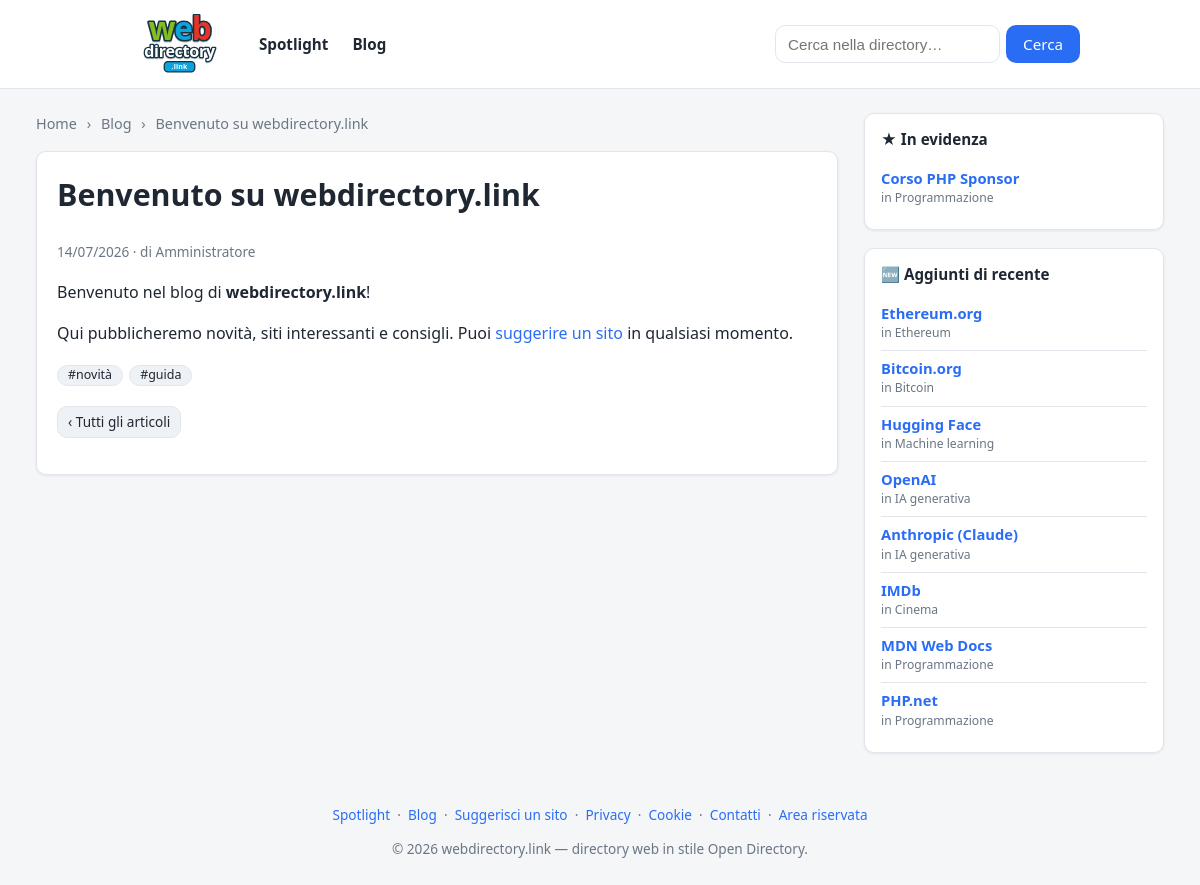
The page /blog/benvenuto on the database its author committed.
### tables this page shows
CREATE TABLE `posts` (
  `id`           INT UNSIGNED NOT NULL AUTO_INCREMENT,
  `title`        VARCHAR(200) NOT NULL,
  `slug`         VARCHAR(220) NOT NULL,
  `excerpt`      VARCHAR(500) NULL,
  `body`         MEDIUMTEXT NULL,
  `cover_image`  VARCHAR(500) NULL,
  `tags`         VARCHAR(255) NULL,
  `category_id`  INT UNSIGNED NULL,
  `is_sponsored`    TINYINT(1) NOT NULL DEFAULT 0,
  `sponsor_name`    VARCHAR(160) NULL,
  `sponsor_url`     VARCHAR(500) NULL,
  `sponsor_price`   DECIMAL(8,2) NULL,
  `sponsored_until` DATE NULL,
  `status`       ENUM('draft','published') NOT NULL DEFAULT 'draft',
  `author`       VARCHAR(120) NULL,
  `published_at` DATETIME NULL,
  `created_at`   DATETIME NOT NULL DEFAULT CURRENT_TIMESTAMP,
  PRIMARY KEY (`id`),
  UNIQUE KEY `uq_posts_slug` (`slug`),
  KEY `idx_posts_status` (`status`,`published_at`),
  KEY `idx_posts_category` (`category_id`),
  CONSTRAINT `fk_posts_category` FOREIGN KEY (`category_id`)
    REFERENCES `categories` (`id`) ON DELETE SET NULL
);

CREATE TABLE `links` (
  `id`           INT UNSIGNED NOT NULL AUTO_INCREMENT,
  `category_id`  INT UNSIGNED NOT NULL,
  `title`        VARCHAR(200) NOT NULL,
  `url`          VARCHAR(2048) NOT NULL,
  `description`  TEXT NULL,
  `status`       ENUM('approved','pending') NOT NULL DEFAULT 'approved',
  `submitted_by` VARCHAR(190) NULL,    
  `featured`         TINYINT(1) NOT NULL DEFAULT 0,    
  `featured_position` INT NOT NULL DEFAULT 0,          
  `featured_until`   DATE NULL,                        
  `image_url`    VARCHAR(2048) NULL,                   
  `latitude`     DECIMAL(10,7) NULL,                   
  `longitude`    DECIMAL(10,7) NULL,
  `address`      VARCHAR(255) NULL,                    
  `sort_order`   INT NOT NULL DEFAULT 0,
  `created_at`   DATETIME NOT NULL DEFAULT CURRENT_TIMESTAMP,
  PRIMARY KEY (`id`),
  KEY `idx_links_category` (`category_id`),
  KEY `idx_links_status` (`status`),
  KEY `idx_links_featured` (`featured`,`featured_position`),
  FULLTEXT KEY `ft_links_search` (`title`,`description`),
  CONSTRAINT `fk_links_category` FOREIGN KEY (`category_id`)
      REFERENCES `categories`(`id`) ON DELETE CASCADE
);

CREATE TABLE `categories` (
  `id`          INT UNSIGNED NOT NULL AUTO_INCREMENT,
  `parent_id`   INT UNSIGNED NULL,
  `name`        VARCHAR(160) NOT NULL,
  `slug`        VARCHAR(180) NOT NULL,
  `path`        VARCHAR(2000) NOT NULL DEFAULT '',   
  `description` TEXT NULL,
  `sort_order`  INT NOT NULL DEFAULT 0,
  `created_at`  DATETIME NOT NULL DEFAULT CURRENT_TIMESTAMP,
  PRIMARY KEY (`id`),
  KEY `idx_categories_parent` (`parent_id`),
  KEY `idx_categories_path` (`path`(191)),
  CONSTRAINT `fk_categories_parent` FOREIGN KEY (`parent_id`)
      REFERENCES `categories`(`id`) ON DELETE CASCADE
);

### app/helpers.php (called while the page is built, shortened)
<?php
function e(?string $v): string
{
    return htmlspecialchars((string) $v, ENT_QUOTES | ENT_SUBSTITUTE, 'UTF-8');
}
function url(string $path = ''): string
{
    global $CONFIG;
    $base = rtrim($CONFIG['site']['base_url'] ?? '', '/');
    $path = '/' . ltrim($path, '/');
    return $base . ($path === '/' ? '/' : $path);
}
function view(string $view, array $data = [], string $layout = 'layout'): void
{
    extract($data, EXTR_SKIP);
    require APP_PATH . '/views/' . $view . '.php';
    require APP_PATH . '/views/partials/' . $layout . '.php';
}

### app/controllers/PublicController.php (called while the page is built, shortened)
<?php
class PublicController
{
    public static function post(string $slug): void
    {
        $post = Post::findBySlug($slug);
        view('public/post', [
            'title'           => $post['title'],
            'metaDescription' => $post['excerpt'] ?: null,
            'metaImage'       => $post['cover_image'] ?: null,
            'post'            => $post,
        ]);
    }
}

### app/config.php (called while the page is built)
<?php
return [
    'db' => [
        'driver'  => getenv('DB_DRIVER') ?: 'mysql',
        'host'    => getenv('DB_HOST') ?: '127.0.0.1',
        'name'    => getenv('DB_NAME') ?: 'dircms',
        'user'    => getenv('DB_USER') ?: 'root',
        'pass'    => getenv('DB_PASS') ?: '',
        'charset' => 'utf8mb4',
    ],
    'site' => [
        'name'     => 'webdirectory.link',
        'base_url' => '',
        'url'      => getenv('SITE_URL') ?: 'https://webdirectory.link',
        'email'    => 'info@webdirectory.link',
        'owner'    => '',
    ],
    'per_page' => 20,
    'adsense' => [
        'client' => getenv('ADSENSE_CLIENT') ?: '',
        'slot'   => getenv('ADSENSE_SLOT') ?: '',
    ],
    'antispam' => [
        'enabled'  => true,
        'min_secs' => 3,
    ],
    'describe' => [
        'meta_enabled' => true,
        'ai_enabled'   => (bool) (getenv('ANTHROPIC_API_KEY')),
        'ai_api_key'   => getenv('ANTHROPIC_API_KEY') ?: '',
        'ai_model'     => 'claude-haiku-4-5',
    ],
];

### app/Database.php (called while the page is built, shortened)
<?php
class Database
{
    private static ?PDO $pdo = null;
    public static function connect(array $cfg): PDO
    {
        $dsn = sprintf(
            'mysql:host=%s;dbname=%s;charset=%s',
            $cfg['host'],
            $cfg['name'],
            $cfg['charset']
        );
        self::$pdo = new PDO($dsn, $cfg['user'], $cfg['pass'], [
            PDO::ATTR_ERRMODE            => PDO::ERRMODE_EXCEPTION,
            PDO::ATTR_DEFAULT_FETCH_MODE => PDO::FETCH_ASSOC,
            PDO::ATTR_EMULATE_PREPARES   => false,
        ]);
        return self::$pdo;
    }
    public static function pdo(): PDO
    {
        return self::$pdo;
    }
}

### app/models/Post.php (called while the page is built, shortened)
<?php
class Post
{
    public static function db(): PDO
    {
        return Database::pdo();
    }
    public static function findBySlug(string $slug): ?array
    {
        $st = self::db()->prepare(
            'SELECT p.*, c.name AS category_name, c.path AS category_path
             FROM posts p LEFT JOIN categories c ON c.id = p.category_id
             WHERE p.slug = ?'
        );
        $st->execute([$slug]);
        return $st->fetch() ?: null;
    }
    public static function splitTags(?string $tags): array
    {
        $parts = array_map('trim', explode(',', $tags));
        return array_values(array_filter($parts, fn($t) => $t !== ''));
    }
}

### app/models/Link.php (called while the page is built, shortened)
<?php
class Link
{
    public static function db(): PDO
    {
        return Database::pdo();
    }
    public static function expireFeatured(): void
    {
        $st = self::db()->prepare(
            "UPDATE links SET featured = 0
             WHERE featured = 1 AND featured_until IS NOT NULL AND featured_until < ?"
        );
        $st->execute([date('Y-m-d')]);
    }
    public static function topFeatured(int $limit): array
    {
        self::expireFeatured();
        $st = self::db()->prepare(
            "SELECT l.*, c.name AS category_name, c.path AS category_path
             FROM links l JOIN categories c ON c.id = l.category_id
             WHERE l.featured = 1 AND l.status = 'approved'
             ORDER BY l.featured_position ASC, l.created_at DESC
             LIMIT ?"
        );
        $st->bindValue(1, $limit, PDO::PARAM_INT);
        $st->execute();
        return $st->fetchAll();
    }
    public static function recent(int $limit): array
    {
        $st = self::db()->prepare(
            "SELECT l.*, c.name AS category_name, c.path AS category_path
             FROM links l JOIN categories c ON c.id = l.category_id
             WHERE l.status = 'approved'
             ORDER BY l.created_at DESC, l.id DESC
             LIMIT ?"
        );
        $st->bindValue(1, $limit, PDO::PARAM_INT);
        $st->execute();
        return $st->fetchAll();
    }
}

### app/views/public/post.php (the view, shortened to what this page needs)
<nav class="breadcrumb">
  <a href="<?= e(url('/')) ?>">Home</a>
  <span class="sep">›</span>
  <a href="<?= e(url('/blog')) ?>">Blog</a>
  <span class="sep">›</span>
  <span><?= e($post['title']) ?></span>
</nav>
<article class="panel post-single">
  <h1 style="margin-top:0"><?= e($post['title']) ?></h1>
  <div class="muted" style="font-size:.85rem; margin-bottom:16px">
    <?= e(date('d/m/Y', strtotime((string)($post['published_at'] ?? $post['created_at'])))) ?>
    <?php if (!empty($post['author'])): ?> · di <?= e($post['author']) ?><?php endif; ?>
  </div>
  <div class="post-body"><?= $post['body'] ?? '' ?></div>
  <?php $ptags = Post::splitTags($post['tags'] ?? null); ?>
  <?php if ($ptags): ?>
    <div class="post-tags" style="margin-top:18px">
      <?php foreach ($ptags as $t): ?>
        <a class="tag-chip small" href="<?= e(url('/blog') . '?tag=' . rawurlencode($t)) ?>">#<?= e($t) ?></a>
      <?php endforeach; ?>
    </div>
  <?php endif; ?>
  <p style="margin-top:20px"><a class="btn secondary small" href="<?= e(url('/blog')) ?>">‹ Tutti gli articoli</a></p>
</article>

### public/index.php (shortened to what this page needs)
<?php
$configFile = APP_PATH . '/config.php';
$CONFIG = require $configFile;
require APP_PATH . '/Database.php';
require APP_PATH . '/helpers.php';
require APP_PATH . '/models/Link.php';
require APP_PATH . '/models/Post.php';
require APP_PATH . '/models/Spotlight.php';
require APP_PATH . '/controllers/PublicController.php';
$uri = parse_url($_SERVER['REQUEST_URI'] ?? '/', PHP_URL_PATH) ?? '/';
$uri = '/' . trim(rawurldecode($uri), '/');
$method = $_SERVER['REQUEST_METHOD'] ?? 'GET';
foreach ($routes as [$rMethod, $pattern, $handler]) {
    if ($rMethod === $method && preg_match($pattern, $uri, $m)) {
        array_shift($m);
        $handler(...$m);
        exit;
    }
}

### app/views/partials/sidebar.php (shortened to what this page needs)
<?php
$topLinks    = Link::topFeatured(5);
$recentLinks = Link::recent(8);
?>
<aside class="sidebar">
  <div class="side-box">
    <h3 class="side-title">★ In evidenza</h3>
    <?php if ($topLinks): ?>
      <ul class="side-list">
        <?php foreach ($topLinks as $l): ?>
          <li>
            <a class="side-link" href="<?= e($l['url']) ?>" target="_blank" rel="nofollow noopener sponsored"><?= e($l['title']) ?></a>
            <span class="side-cat">in <a href="<?= e(url($l['category_path'])) ?>"><?= e($l['category_name']) ?></a></span>
          </li>
        <?php endforeach; ?>
      </ul>
    <?php endif; ?>
  </div>
  <div class="side-box">
    <h3 class="side-title">🆕 Aggiunti di recente</h3>
    <?php if ($recentLinks): ?>
      <ul class="side-list">
        <?php foreach ($recentLinks as $l): ?>
          <li>
            <a class="side-link" href="<?= e($l['url']) ?>" target="_blank" rel="nofollow noopener"><?= e($l['title']) ?></a>
            <span class="side-cat">in <a href="<?= e(url($l['category_path'])) ?>"><?= e($l['category_name']) ?></a></span>
          </li>
        <?php endforeach; ?>
      </ul>
    <?php else: ?>
      <p class="side-empty">Ancora nessun sito. <a href="<?= e(url('/suggest')) ?>">Suggeriscine uno</a>.</p>
    <?php endif; ?>
  </div>
</aside>

### assets/css/style.css (style rules this page uses)
:root { --bg:#f5f6f8; --panel:#ffffff; --ink:#1f2733; --muted:#6b7684; --brand:#2a6df5; --brand-dark:#1a52c9; --border:#e2e6ec; --ok:#1f9d55; --warn:#d97706; --danger:#dc2626; --pending:#fff7ed; --radius:10px; --shadow:0 1px 3px rgba(20,30,50,.08); }
* { box-sizing:border-box }
body { margin:0; font-family:system-ui,-apple-system,"Segoe UI",Roboto,Helvetica,Arial,sans-serif; color:var(--ink); background:var(--bg); line-height:1.5; }
a { color:var(--brand); text-decoration:none }
.post-tags { display:flex; flex-wrap:wrap; gap:6px; margin:8px 0 }
.tag-chip { display:inline-block; background:#eef1f6; color:var(--ink); border:1px solid var(--border); border-radius:999px; padding:4px 12px; font-size:.85rem; line-height:1 }
.tag-chip.small { padding:3px 10px; font-size:.78rem }
.post-body { line-height:1.7 }
.post-body p { margin:0 0 14px }
.post-body a { color:var(--brand) }
.post-single h1 { font-size:1.9rem }
.sidebar { display:flex; flex-direction:column; gap:18px; position:sticky; top:16px }
.side-box { background:var(--panel); border:1px solid var(--border); border-radius:var(--radius); box-shadow:var(--shadow); padding:14px 16px }
.side-title { margin:0 0 10px; font-size:.95rem }
.side-list { list-style:none; margin:0; padding:0 }
.side-list li { padding:8px 0; border-bottom:1px solid var(--border) }
.side-list li:last-child { border-bottom:0 }
.side-link { display:block; font-weight:600; font-size:.92rem; line-height:1.3 }
.side-cat { display:block; font-size:.76rem; color:var(--muted); margin-top:1px }
.side-cat a { color:var(--muted) }
.btn { display:inline-block; padding:8px 16px; border-radius:var(--radius); border:1px solid transparent; background:var(--brand); color:#fff; font-size:.95rem; cursor:pointer; font-family:inherit; }
.btn.small { padding:5px 10px; font-size:.85rem }
.btn.secondary { background:#eef1f6; color:var(--ink); border-color:var(--border) }
.panel { background:var(--panel); border:1px solid var(--border); border-radius:var(--radius); box-shadow:var(--shadow); padding:20px; margin-bottom:20px }
.breadcrumb { font-size:.9rem; color:var(--muted); margin:0 0 16px }
.breadcrumb a { color:var(--muted) }
.breadcrumb .sep { margin:0 6px }
.muted { color:var(--muted) }
h1 { margin-top:0 }

### rows shown on the page
posts: title "Benvenuto su webdirectory.link", published_at "14/07/2026", author "Amministratore", body "Benvenuto nel blog di webdirectory.link ! Qui pubblicheremo novità, siti interessanti e consigli. Puoi suggerire un sito in qualsiasi momento.", tags "novità", tags "guida"
links: title "Corso PHP Sponsor", category.name "Programmazione"
links: title "Ethereum.org", category.name "Ethereum"
links: title "Bitcoin.org", category.name "Bitcoin"
links: title "Hugging Face", category.name "Machine learning"
links: title "OpenAI", category.name "IA generativa"
links: title "Anthropic (Claude)", category.name "IA generativa"
links: title "IMDb", category.name "Cinema"
links: title "MDN Web Docs", category.name "Programmazione"
links: title "PHP.net", category.name "Programmazione"

### other values the page prints
$siteName "webdirectory.link"
